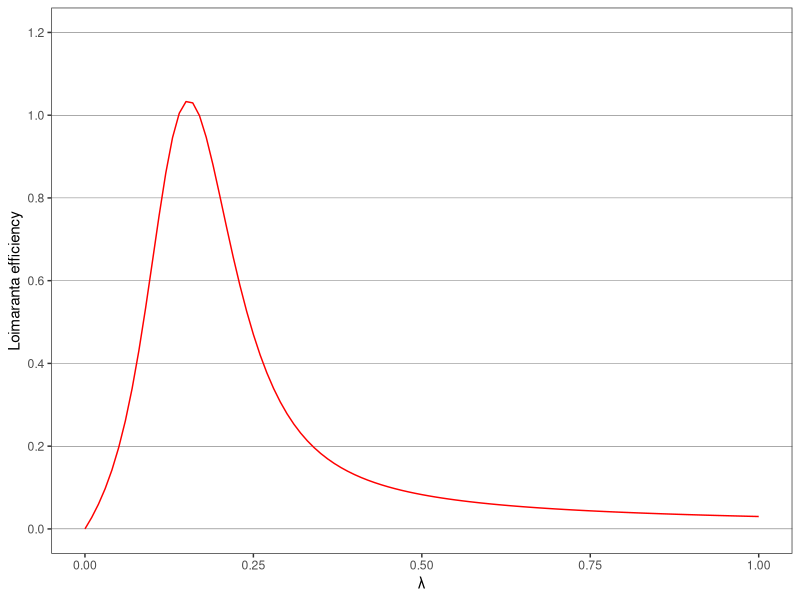
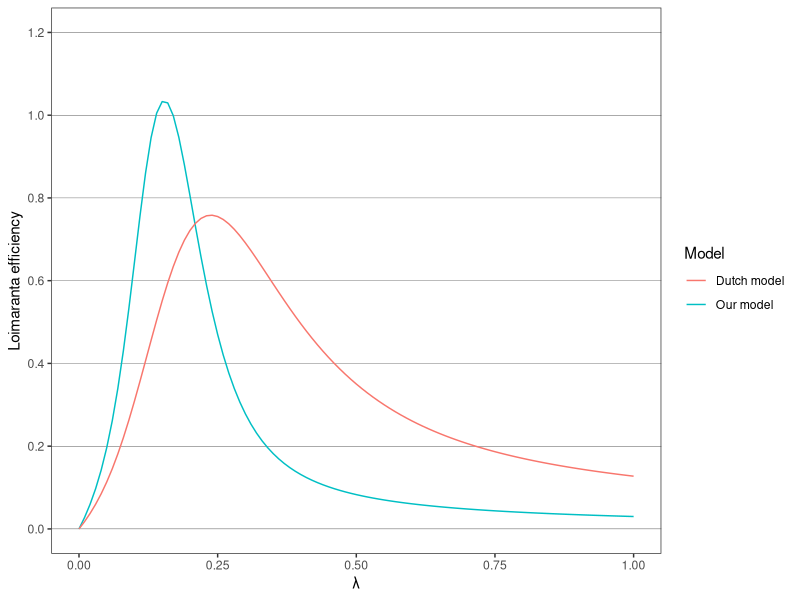
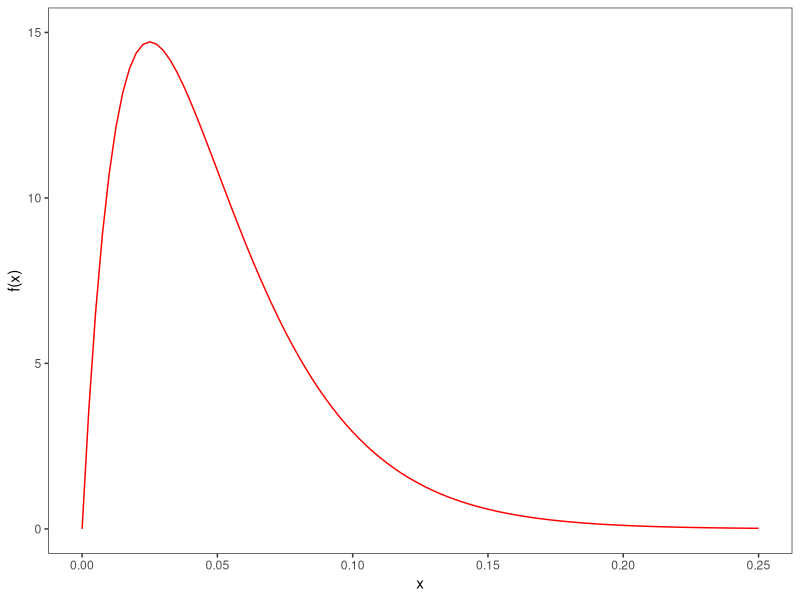
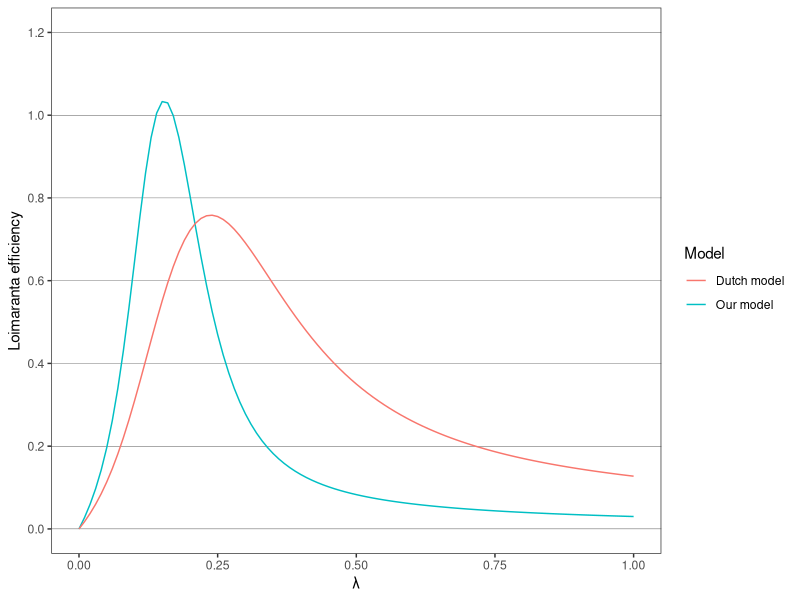
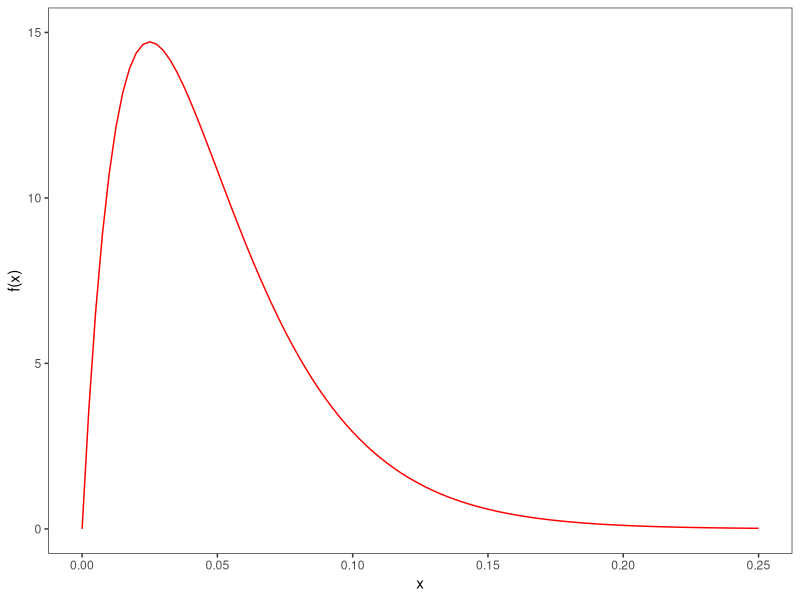

Recreate these plots in R, in order.
## ---- chunk 1
knitr::opts_chunk$set(echo = TRUE)
## ---- chunk 2
require("ggplot2")
## ---- chunk 3
default_states <- 25            # The number of states in the model
default_steps <- 5              # The number of states one descends after a claim
default_prob  <- 0.05           # Average claim frequency
default_gamma <- 2              # Parameter used for the gamma distribution
default_infinitesimal <- 1e-10  # Parameter used for the Loimaranta efficiency
## ---- chunk 4
poisson_probabilities <- function(lambda, states = default_states) {
  result <- c()
  
  for (k in 0:(states - 1)) {
    result <- c(result, dpois(k, lambda))
  }
  
  return(result)
}
## ---- chunk 5
mat_row <- function(pos, lambda, states = default_states, steps = default_steps) {
  prob <- poisson_probabilities(lambda)
  cum_prob <- cumsum(prob)
  zero <- states - pos - 1
  vec <- c()
  rem <- states
  
  if (zero == -1) {
    vec <- c(vec, prob[1])
    rem <- rem - 1
  } else {
    vec <- c(vec, rep(0, zero), prob[1])
    rem <- rem - zero - 1
    
    if (zero != states - 2) {
      vec <- c(vec, 0)
      rem <- rem - 1
    }
  }
  
  counter <- 1
  while (rem > steps) {
    counter <- counter + 1
    vec <- c(vec, rep(0, steps - 1), prob[counter])
    rem <- rem - steps
  }
  
  if (rem != 0) {
    vec <- c(vec, rep(0, rem - 1), 1 - cum_prob[counter])
  }
  
  return(rev(vec))
}
## ---- chunk 6
mat <- function(lambda, states = default_states) {
  mat <- matrix(nrow = states, ncol = states)
  
  for (i in 1:states) {
    mat[i,] <- mat_row(i, lambda)
  }
  
  return(mat)
}
## ---- chunk 7
steady_states <- function(lambda) {
  eig <- eigen(t(mat(lambda)))
  steady_states <- as.numeric(eig$vectors[, 1] / sum(eig$vectors[, 1]))
  return(steady_states)
}
## ---- chunk 8
steady_state <- function(lambda, k) {
  results <- c()
  
  for (i in 1:length(lambda)) {
    results <- c(results, steady_states(lambda[i])[k])
  }

  return(results)
}
## ---- chunk 9
upper <- function(k, shape = default_shape, rate = default_shape, prob = default_prob) {
  return(integrate(function(x) x * steady_state(prob * x, k) * dgamma(x, shape = shape, rate = rate), 0, Inf, subdivisions = 100L)$value)
}
## ---- chunk 10
lower <- function(k, shape = default_shape, rate = default_shape, prob = default_prob) {
  return(integrate(function(x) steady_state(prob * x, k) * dgamma(x, shape = shape, rate = rate), 0, Inf, subdivisions = 100L)$value)
}
## ---- chunk 11
r <- function(k) {
  return(upper(k) / lower(k))
}
## ---- chunk 12
upper <- function(k, shape = default_gamma, rate = default_gamma, prob = default_prob) {
  return(integrate(function(x) x * steady_state(prob * x, k) * dgamma(x, shape = shape, rate = rate), 0, Inf, subdivisions = 100L)$value)
}
## ---- chunk 13
lower <- function(k, shape = default_gamma, rate = default_gamma, prob = default_prob) {
  return(integrate(function(x) steady_state(prob * x, k) * dgamma(x, shape = shape, rate = rate), 0, Inf, subdivisions = 100L)$value)
}
## ---- chunk 14
r <- function(k) {
  return(upper(k) / lower(k))
}
## ---- chunk 15
premiums <- function(states = default_states) {
  result <- c()
  
  for (k in 1:states) {
    result <- c(result, r(k))
  }
  
  return(result)
}
## ---- chunk 16
calculated_premiums <- premiums()
loimaranta_efficiency <- function(lambda, premiums = calculated_premiums, infinitesimal = default_infinitesimal) {
  steady_state_premium_old <- sum(steady_states(lambda) * premiums)
  steady_state_premium_new <- sum(steady_states(lambda + infinitesimal) * premiums)
  
  result <- (log(steady_state_premium_new) - log(steady_state_premium_old)) / (log(lambda + infinitesimal) - log(lambda))
  return(result)
}
## ---- chunk 17
lambda <- 0.05
## ---- chunk 18
# Transition matrix
mat(lambda)

# Steady-state distribution
steady_states(lambda)
## ---- chunk 19
calculated_premiums <- premiums()
sum(steady_states(lambda) * calculated_premiums)
## ---- chunk 20
loimaranta_efficiency_second_method <- function(lambda, infinitesimal = default_infinitesimal) {
  mat_old <- mat(0.05 - infinitesimal)
  mat_new <- mat(0.05 + infinitesimal)
  
  for (i in 1:10) {
    mat_old <- mat_old %*% mat_old
    mat_new <- mat_new %*% mat_new
  }
  
  premiums <- premiums()
  steady_state_old <- as.vector(mat_old[1,])
  steady_state_new <- as.vector(mat_new[1,])
  steady_state_premium_old <- sum(steady_state_old * premiums)
  steady_state_premium_new <- sum(steady_state_new * premiums)
  
  result <- (log(steady_state_premium_new) - log(steady_state_premium_old)) / (log(lambda + infinitesimal) - log(lambda - infinitesimal))
  return(result)
}
## ---- chunk 21
# Differences are minimal, so we will not discuss this in the report
loimaranta_efficiency(lambda, calculated_premiums)
loimaranta_efficiency_second_method(lambda)
## ---- chunk 22
ggplot(data = data.frame(x = 0), mapping = aes(x = x)) +
  stat_function(fun = Vectorize(loimaranta_efficiency), colour = "red") +
  theme_bw() + theme(panel.grid = element_blank(), panel.grid.major.y = element_line(size = .1, color = "black")) +
  scale_y_continuous(limits = c(0, 1.2), breaks = seq(0, 1.2, by = 0.2)) +
  xlim(0, 1) + xlab("λ") + ylab("Loimaranta efficiency")
## ---- chunk 23
dutch_mat <- function(lambda) {
  prob <- poisson_probabilities(lambda)
  cum_prob <- cumsum(prob)
  
  matrix(c(1 - cum_prob[1], prob[1], rep(0, 12),
           1 - cum_prob[1], 0, prob[1], rep(0, 11),
           1 - cum_prob[1], 0, 0, prob[1], rep(0, 10),
           1 - cum_prob[1], 0, 0, 0, prob[1], rep(0, 9),
           1 - cum_prob[2], prob[2], 0, 0, 0, prob[1], rep(0, 8),
           1 - cum_prob[2], 0, prob[2], 0, 0, 0, prob[1], rep(0, 7),
           1 - cum_prob[2], 0, 0, prob[2], 0, 0, 0, prob[1], rep(0, 6),
           1 - cum_prob[2], 0, 0, 0, prob[2], 0, 0, 0, prob[1], rep(0, 5),
           1 - cum_prob[3], prob[3], 0, 0, 0, prob[2], 0, 0, 0, prob[1], rep(0, 4),
           1 - cum_prob[3], 0, prob[3], 0, 0, 0, prob[2], 0, 0, 0, prob[1], rep(0, 3),
           1 - cum_prob[3], 0, prob[3], 0, 0, 0, prob[2], 0, 0, 0, 0, prob[1], rep(0, 2),
           1 - cum_prob[3], 0, 0, prob[3], 0, 0, 0, prob[2], 0, 0, 0, 0, prob[1], rep(0, 1),
           1 - cum_prob[3], 0, 0, prob[3], 0, 0, 0, prob[2], 0, 0, 0, 0, 0, prob[1],
           1 - cum_prob[3], 0, 0, 0, prob[3], 0, 0, 0, prob[2], 0, 0, 0, 0, prob[1]),
          nrow = 14, ncol = 14, byrow = TRUE)
}
## ---- chunk 24
dutch_steady_states <- function(lambda) {
  eig <- eigen(t(dutch_mat(lambda)))
  steady_states <- as.numeric(eig$vectors[, 1] / sum(eig$vectors[, 1]))
  return(steady_states)
}
## ---- chunk 25
dutch_steady_state_premium <- function(lambda) {
  steady_states <- dutch_steady_states(lambda)
  percentages <- c(120, 100, 90, 80, 70, 60, 55, 50, 45, 50, 37.5, 35, 32.5, 30)
  
  return(sum(steady_states * percentages))
}
## ---- chunk 26
dutch_loimaranta_efficiency <- function(lambda, infinitesimal = default_infinitesimal) {
  steady_state_premium_old <- dutch_steady_state_premium(lambda)
  steady_state_premium_new <- dutch_steady_state_premium(lambda + infinitesimal)
  
  result <- (log(steady_state_premium_new) - log(steady_state_premium_old)) / (log(lambda + infinitesimal) - log(lambda))
  
  return(result)
}
## ---- chunk 27
ggplot(data = data.frame(x = 0)) +
  stat_function(aes_(colour = "Our model"), fun = Vectorize(loimaranta_efficiency)) +
  stat_function(aes_(colour = "Dutch model"), fun = Vectorize(dutch_loimaranta_efficiency)) +
  theme_bw() + theme(panel.grid = element_blank(), panel.grid.major.y = element_line(size = 0.1, color = "black")) +
  scale_y_continuous(limits = c(0, 1.2), breaks = seq(0, 1.2, by = 0.2)) +
  xlim(0, 1) + xlab("λ") + ylab("Loimaranta efficiency") + labs(color = "Model")

ggsave("comparison.png", width = 7, height = 5)
## ---- chunk 28
default_entry_step <- 6
## ---- chunk 29
standardized_premiums <- function(states = default_states, entry = default_entry_step) {
  result <- c()
  
  for (k in 1:states) {
    result <- c(result, r(k))
  }
  
  return(result / result[entry])
}
## ---- chunk 30
standardized_premiums()
## ---- chunk 31
ggplot(data = data.frame(x = 0)) +
  stat_function(fun = dgamma, args = list(default_gamma, default_gamma / default_prob), colour = "red") +theme_bw() +
  theme(panel.grid = element_blank()) +
  scale_y_continuous(limits = c(0, 15), breaks = seq(0, 15, by = 5)) +
  xlim(0, 0.25) + xlab("x") + ylab("f(x)")

ggsave("gamma.png", width = 7, height = 5)
